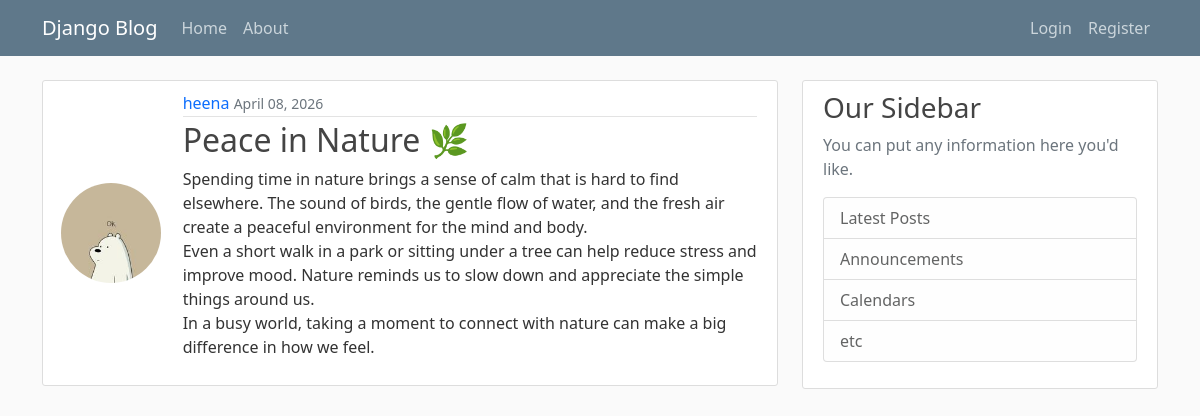
Screenshot of /post/3/ with the database file from the repository.
### myapp/models.py (models this page shows, shortened)
class Post(models.Model):
    title = models.CharField(max_length=200)
    content = models.TextField()
    author = models.ForeignKey(User, on_delete=models.CASCADE)
    created_at = models.DateTimeField(auto_now_add=True)

### user/models.py (models this page shows, shortened)
class Profile(models.Model):
    user = models.OneToOneField(User,on_delete=models.CASCADE)
    image = models.ImageField(default='default.jpg',upload_to='profile_pics')

### myapp/views.py (the view)
# urls.py: path('post/<int:pk>/', PostDetailView.as_view(), name='post-detail'),
class PostDetailView(DetailView):
    model = Post
    context_object_name = 'post'
    template_name = 'blog/post_detail.html'

### myapp/templates/blog/post_detail.html (shortened to what this page needs)
{% extends "blog/base.html" %}
{% block content %}
    <article class="media content-section">
        <div class="row">
            <div class="col-md-2 d-flex align-items-center justify-content-center">
                <img class="rounded-circle" src="{{ post.author.profile.image.url }}" style="width: 100px; height: 100px; object-fit: cover;" />
            </div>
            <div class="media-body col-md-10">
                <div class="article-metadata">
                    <a class="mr-2 text-decoration-none" href="{% url 'user-posts' post.author.username %}">{{ post.author }}</a>
                    <small class="text-muted">{{ post.created_at|date:"F d, Y" }}</small>
                </div>
                <h2 class="article-title">{{ post.title }}</h2>
                <p class="article-content">{{ post.content }}</p>
            </div>
        </div>
    </article>
{% endblock content %}

### myapp/static/blog/main.css (style rules this page uses)
body { background: #fafafa; color: #333333; margin-top: 5rem; }
h1, h2, h3, h4, h5, h6 { color: #444444; }
.content-section { background: #ffffff; padding: 10px 20px; border: 1px solid #dddddd; border-radius: 3px; margin-bottom: 20px; }
.article-title { color: #444444; }
.article-content { white-space: pre-line; }
.article-metadata { padding-bottom: 1px; margin-bottom: 4px; border-bottom: 1px solid #e3e3e3 }

### rows the page displays
Post: author.profile.image (picture), author "heena", created_at "April 08, 2026", title "Peace in Nature 🌿", content "Spending time in nature brings a sense of calm that is hard to find elsewhere. The sound of birds, the gentle flow of water, and the fresh air create a peaceful environment for the mind and body. Even a short walk in a park or sitting under a tree can help reduce stress and improve mood. Nature reminds us to slow down and appreciate the simple things around us. In a busy world, taking a moment to connect with nature can make a big difference in how we feel."
